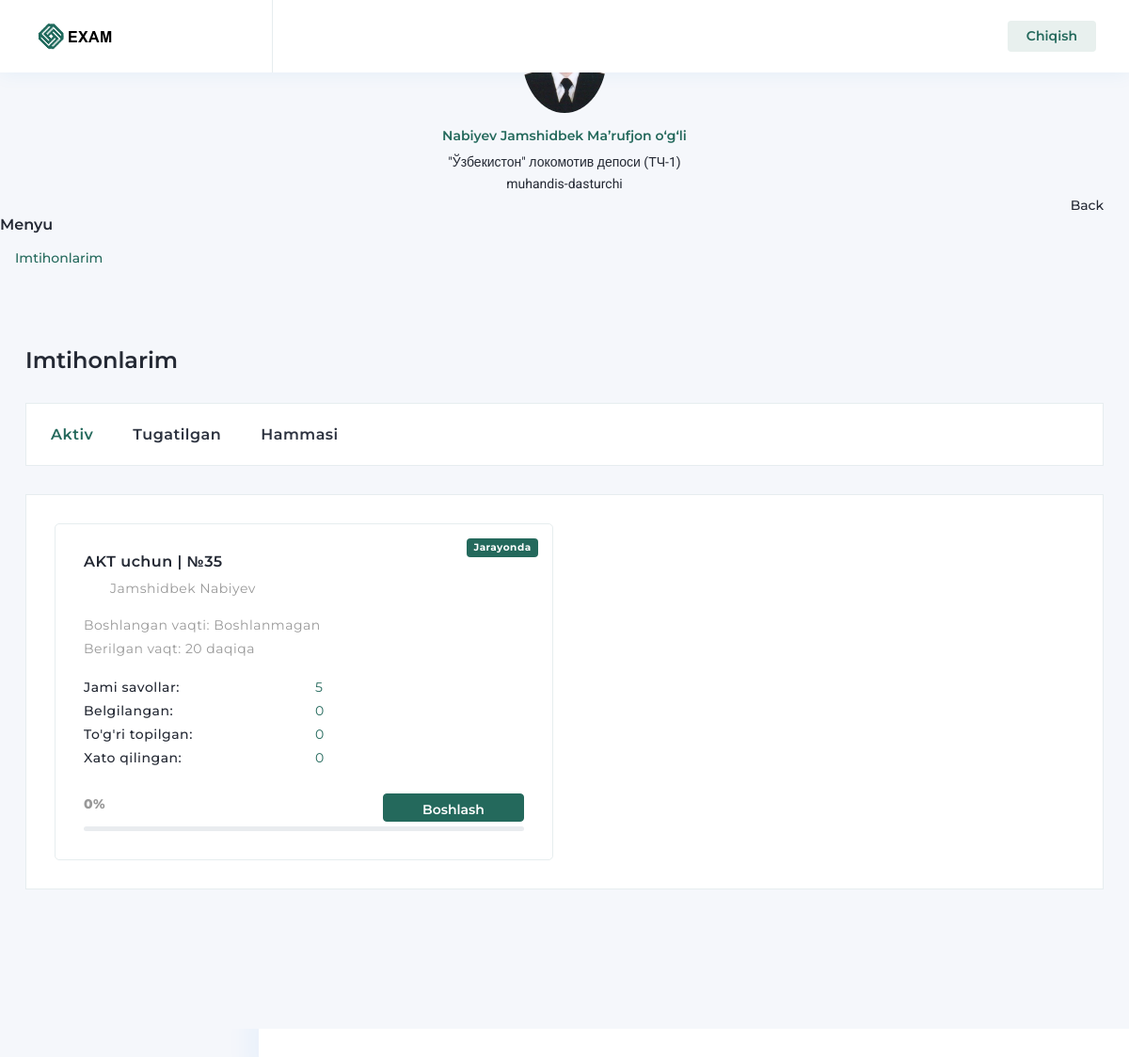
The page /profiles/employee/exams/ (signed in) on the database as committed earlier.
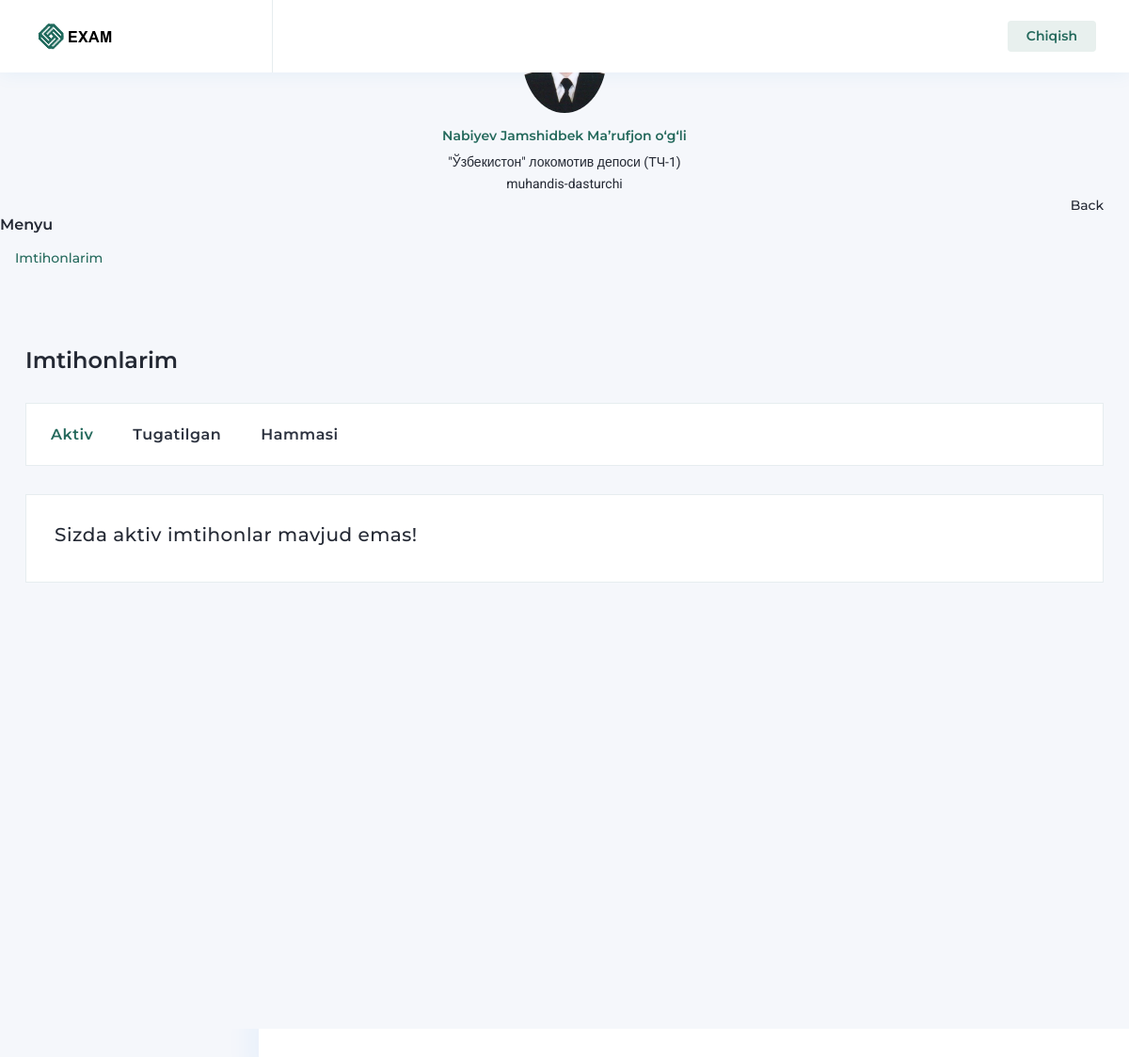
The same page on the database as committed later.
### exams/models.py (models this page shows, shortened)
class Exam(models.Model):
    category = models.ForeignKey(Category, on_delete=models.CASCADE)
    employee = models.ForeignKey(Profile, on_delete=models.CASCADE)
    overseer = models.ForeignKey(Profile, on_delete=models.CASCADE, related_name='overseer')
    time_limit = models.PositiveIntegerField(default=20)
    created = models.DateTimeField(auto_now_add=True)
    started = models.DateTimeField(blank=True, null=True)
    deadline = models.DateTimeField(blank=True, null=True)
    ended = models.DateTimeField(blank=True, null=True)
    unique_id = models.CharField(max_length=255)
    pdf_short_path = models.CharField(max_length=255, blank=True, null=True)

class Category(models.Model):
    name = models.CharField(max_length=100)
    def __str__(self):
        return self.name

### profiles/models.py (models this page shows, shortened)
class Profile(models.Model):
    user = models.OneToOneField(User, on_delete=models.CASCADE)
    company = models.ForeignKey(Company, on_delete=models.CASCADE)
    role = models.ForeignKey(Role, on_delete=models.CASCADE)
    fullname = models.CharField(max_length=100)
    position = models.CharField(max_length=255)
    pin = models.CharField(max_length=20)
    image = models.ImageField(null=True, blank=True, upload_to='3x4')
    phone_number = models.CharField(max_length=20, null=True, blank=True)
    tabel_num = models.CharField(max_length=20, null=True, blank=True)
    seniority_railway = models.DateField(null=True, blank=True)
    seniority_position = models.DateField(null=True, blank=True)
    passport_pdf = models.FileField(upload_to=r"documents", null=True, blank=True)
    work_record_pdf = models.FileField(upload_to=r"documents", null=True, blank=True)
    med_card_pdf = models.FileField(upload_to=r"documents", null=True, blank=True)
    recommendation_pdf = models.FileField(upload_to=r"documents", null=True, blank=True)

### profiles/views.py (the view)
# urls.py: path('employee/exams/', employee_exams_view, name='employee_exams'),
def employee_exams_view(request):
    employee_exams = Exam.objects.filter(employee=request.user.profile).annotate(
        count_corrects=Count('results', filter=Q(results__option_result='correct')),
        count_incorrect=Count('results', filter=Q(results__option_result='incorrect')),
        count_selected=F('count_corrects') + F('count_incorrect')
    ).order_by('-id')
    employee_active_exams = employee_exams.filter(ended__isnull=True)
    employee_ended_exams = employee_exams.filter(ended__isnull=False)
    return render(request, 'profiles/worker/exams.html', {
        "employee_all_exams": employee_exams,
        "employee_active_exams": employee_active_exams,
        "employee_ended_exams": employee_ended_exams,
    })

### exams/context_processors.py (called while the page is built)
def finish_unfinished_exams(request):
    now = timezone.now()
    unfinished_exams = Exam.objects.filter(deadline__isnull=False, ended__isnull=True)
    for uf_exam in unfinished_exams:
        if uf_exam.deadline <= now:
            uf_exam.ended = uf_exam.deadline
            uf_exam.save()
    return {}

### profiles/templatetags/custom_tags.py (called while the page is built)
@register.filter
def percent(part, whole):
    try:
        part = int(part)
        whole = int(whole)
        if whole == 0:
            return 0
        return int((part / whole) * 100)
    except (ValueError, TypeError):
        return 0

### templates/profiles/worker/exams.html (shortened to what the changed rows need)
{% extends 'profiles/worker/base.html' %}
{% load static %}
{% load custom_tags %}
{% block body %}
<div class="page-body">
    <div class="container-fluid">
        <div class="row project-cards">
            <div class="col-sm-12">
                <div class="card">
                    <div class="card-body">
                        <div class="tab-content" id="top-tabContent">
                            <div class="tab-pane fade show active" id="top-home" role="tabpanel"
                                 aria-labelledby="top-home-tab">
                                <div class="row">
                                    {% for active_exam in employee_active_exams %}
                                    <div class="col-xxl-4 col-lg-6">
                                        <div class="project-box">
                                            <span class="badge badge-primary">Jarayonda</span>
                                            <h6>{{ active_exam.category }} | №{{ active_exam.id }}</h6>
                                            <div class="media"><img class="img-20 me-2 rounded-circle"
                                                <div class="media-body">
                                                    <p>{{ active_exam.overseer.fullname }}</p>
                                                </div>
                                            </div>
                                            <p style="margin-bottom: 1px;">Boshlangan vaqti: {{ active_exam.started|date:"d.m.Y H:i"|default:'Boshlanmagan' }}</p>
                                            <p>Berilgan vaqt: {{ active_exam.time_limit }} daqiqa</p>
                                            <div class="row details">
                                                <div class="col-6"><span>Jami savollar: </span></div>
                                                <div class="col-6 font-primary">{{ active_exam.results.all.count }}</div>
                                                <div class="col-6"><span>Belgilangan:</span></div>
                                                <div class="col-6 font-primary">{{ active_exam.count_selected }}</div>
                                                <div class="col-6"><span>To'g'ri topilgan:</span></div>
                                                <div class="col-6 font-primary">{{ active_exam.count_corrects }}</div>
                                                <div class="col-6"><span>Xato qilingan:</span></div>
                                                <div class="col-6 font-primary">{{ active_exam.count_incorrect }}</div>
                                            </div>
                                            <div class="project-status mt-4">
                                                <div class="media mb-0">
                                                    <p>{{ active_exam.count_selected|percent:active_exam.results.all.count }}% </p>
                                                    <div class="media-body text-end">
                                                        {% if  active_exam.started %}
                                                        <a href="/exams/cont-exam/{{active_exam.id}}"><button class="btn btn-primary" style="width: 150px; height: 30px; margin-bottom: 5px;">Davom etish</button></a>
                                                        {% else %}
                                                        <a href="/exams/start-exam/{{active_exam.id}}"><button class="btn btn-primary" style="width: 150px; height: 30px; margin-bottom: 5px;">Boshlash</button></a>
                                                        {% endif %}
                                                    </div>
                                                </div>
                                                <div class="progress" style="height: 5px">
                                                </div>
                                            </div>
                                        </div>
                                    </div>
                                    {% empty %}
                                    <h5 style="padding-bottom: 30px;">Sizda aktiv imtihonlar mavjud emas!</h5>
                                    {% endfor %}
                                </div>
                            </div>
                        </div>
                    </div>
                </div>
            </div>
        </div>
    </div>
</div>
{% endblock %}

Rows that differ between the two databases and show on the page:
no longer on this page (row edited): Exam: category "AKT uchun", id "35", overseer.fullname "Jamshidbek Nabiyev", started "Boshlanmagan", time_limit "20", results.all.count "5", count_selected "0", count_corrects "0", count_incorrect "0", count_selected|percent "0"
Other text that changed with them:
text now shown: "Sizda aktiv imtihonlar mavjud emas!"
